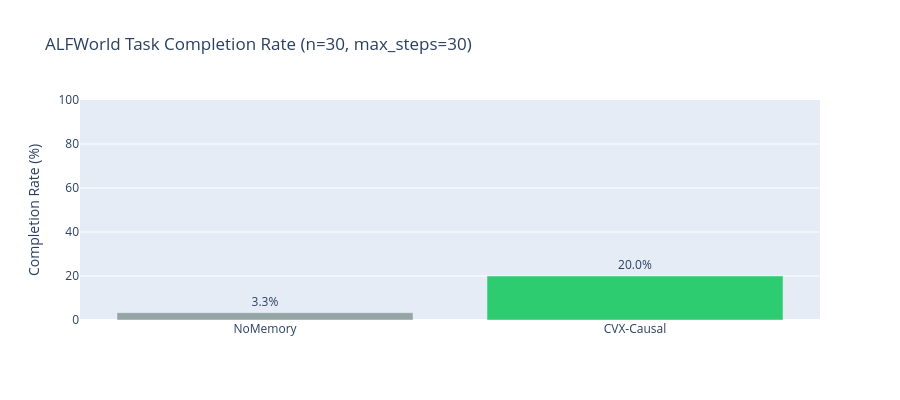
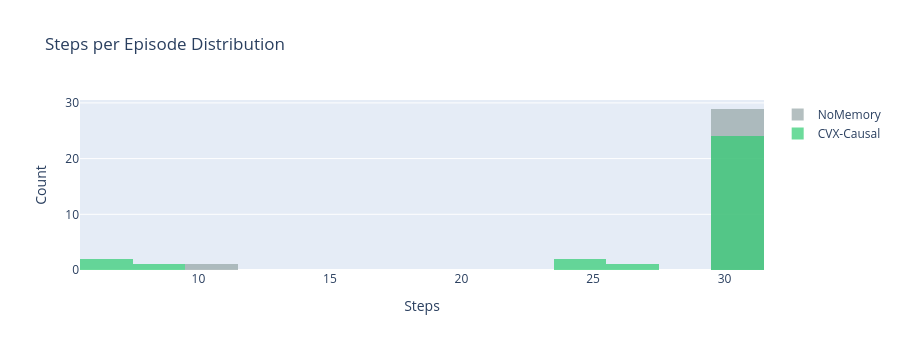

Source (notebook cell) for these figures, in order:
### Code cell
import plotly.graph_objects as go

colors = {'NoMemory': '#95a5a6', 'CVX-Causal': '#2ecc71'}

# Completion rate bar chart
fig = go.Figure()
for cond, res in all_results.items():
    rate = sum(r['won'] for r in res) / len(res)
    fig.add_trace(go.Bar(
        x=[cond], y=[rate * 100],
        text=f'{rate:.1%}', textposition='outside',
        marker_color=colors.get(cond, '#333'),
        name=cond,
    ))

fig.update_layout(
    title=f'ALFWorld Task Completion Rate (n={N_EVAL}, max_steps={MAX_STEPS})',
    yaxis_title='Completion Rate (%)', yaxis=dict(range=[0, 100]),
    height=400, showlegend=False,
)
fig.show()

# Step distribution
fig2 = go.Figure()
for cond in conditions:
    steps = [r['steps'] for r in all_results[cond]]
    fig2.add_trace(go.Histogram(
        x=steps, name=cond, marker_color=colors.get(cond),
        opacity=0.7, nbinsx=15,
    ))

fig2.update_layout(
    title='Steps per Episode Distribution',
    xaxis_title='Steps', yaxis_title='Count',
    barmode='overlay', height=350,
)
fig2.show()

### Figure 1 — Plotly figure (JSON) as saved in the notebook; plotly's stock layout.template omitted (floating-point values rounded to 4 significant figures)
{"data": [{"marker": {"color": "#95a5a6"}, "name": "NoMemory", "text": "3.3%", "textposition": "outside", "type": "bar", "x": ["NoMemory"], "y": [3.333]}, {"marker": {"color": "#2ecc71"}, "name": "CVX-Causal", "text": "20.0%", "textposition": "outside", "type": "bar", "x": ["CVX-Causal"], "y": [20.0]}], "layout": {"height": 400, "showlegend": false, "title": {"text": "ALFWorld Task Completion Rate (n=30, max_steps=30)"}, "yaxis": {"range": [0, 100], "title": {"text": "Completion Rate (%)"}}}}

### Figure 2 — Plotly figure (JSON) as saved in the notebook; plotly's stock layout.template omitted (floating-point values rounded to 4 significant figures)
{"data": [{"marker": {"color": "#95a5a6"}, "name": "NoMemory", "nbinsx": 15, "opacity": 0.7, "type": "histogram", "x": [30, 30, 30, 30, 30, 30, 30, 30, 30, 30, 30, 30, 30, 30, 30, 30, 30, 30, 10, 30, 30, 30, 30, 30, 30, 30, 30, 30, 30, 30]}, {"marker": {"color": "#2ecc71"}, "name": "CVX-Causal", "nbinsx": 15, "opacity": 0.7, "type": "histogram", "x": [30, 30, 30, 30, 30, 30, 30, 30, 30, 30, 27, 30, 6, 24, 30, 24, 30, 30, 7, 30, 30, 30, 30, 30, 30, 30, 30, 30, 8, 30]}], "layout": {"barmode": "overlay", "height": 350, "title": {"text": "Steps per Episode Distribution"}, "xaxis": {"title": {"text": "Steps"}}, "yaxis": {"title": {"text": "Count"}}}}
